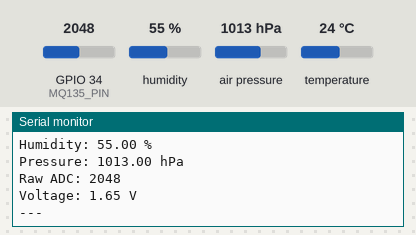
This sketch was run on a simulated ESP32. Shown: the last lines printed to the serial monitor. The test bench sets the inputs (shaded band); at power-on: humidity 55 %, GPIO 34 (MQ135_PIN) = 2048, air pressure 1013 hPa, temperature 24 °C.

Above: at 3.2 s.
3.3 s: humidity set to 22 %
8.9 s: GPIO 34 (MQ135_PIN) set to 2866
At 12.3 s:
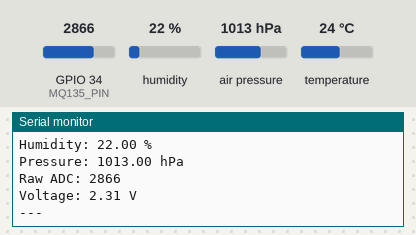
14.5 s: air pressure set to 952 hPa
20.1 s: temperature set to 12 °C
25.7 s: GPIO 34 (MQ135_PIN) set to 3972
At 28.1 s:
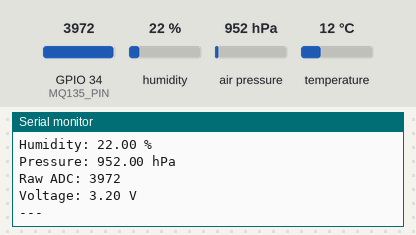
Timing chart, 0 to 29.6 s (numbered marks = the images above; inputs shaded):
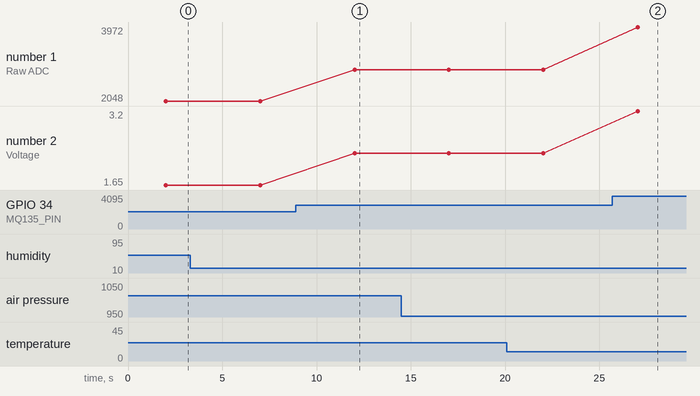

Measured:
- after the input at 8.9 s, the serial monitor: prints a new line after 3.1 s (image 1)
- after the input at 25.7 s, the serial monitor: prints a new line after 1.3 s (image 2)
- plotted number 1: 2048 → 2866 after the input at 8.9 s, 2866 → 3972 after the input at 25.7 s
- plotted number 2: 1.65 → 2.31 after the input at 8.9 s, 2.31 → 3.2 after the input at 25.7 s

The sketch:

ESP32_Live_Monitor.ino
```cpp
#include <Wire.h>
#include <Adafruit_BME280.h>

Adafruit_BME280 bme;
const int MQ135_PIN = 34;

void setup() {
  Serial.begin(115200);
  Wire.begin(21, 22);

  delay(2000);

  if (!bme.begin(0x76) && !bme.begin(0x77)) {
    Serial.println("ERROR: BME280 not found");
    while (1);
  }

  pinMode(MQ135_PIN, INPUT);
  Serial.println("READY");
}

void loop() {
  // Read sensors
  float temp = bme.readTemperature();
  float humidity = bme.readHumidity();
  float pressure = bme.readPressure() / 100.0;
  int mq_raw = analogRead(MQ135_PIN);
  float voltage = (mq_raw / 4095.0) * 3.3;

  // Print in simple parseable format
  Serial.print("Temperature: ");
  Serial.print(temp);
  Serial.println(" C");

  Serial.print("Humidity: ");
  Serial.print(humidity);
  Serial.println(" %");

  Serial.print("Pressure: ");
  Serial.print(pressure);
  Serial.println(" hPa");

  Serial.print("Raw ADC: ");
  Serial.println(mq_raw);

  Serial.print("Voltage: ");
  Serial.print(voltage);
  Serial.println(" V");

  Serial.println("---");

  delay(5000);  // Update every 5 seconds
}
```
